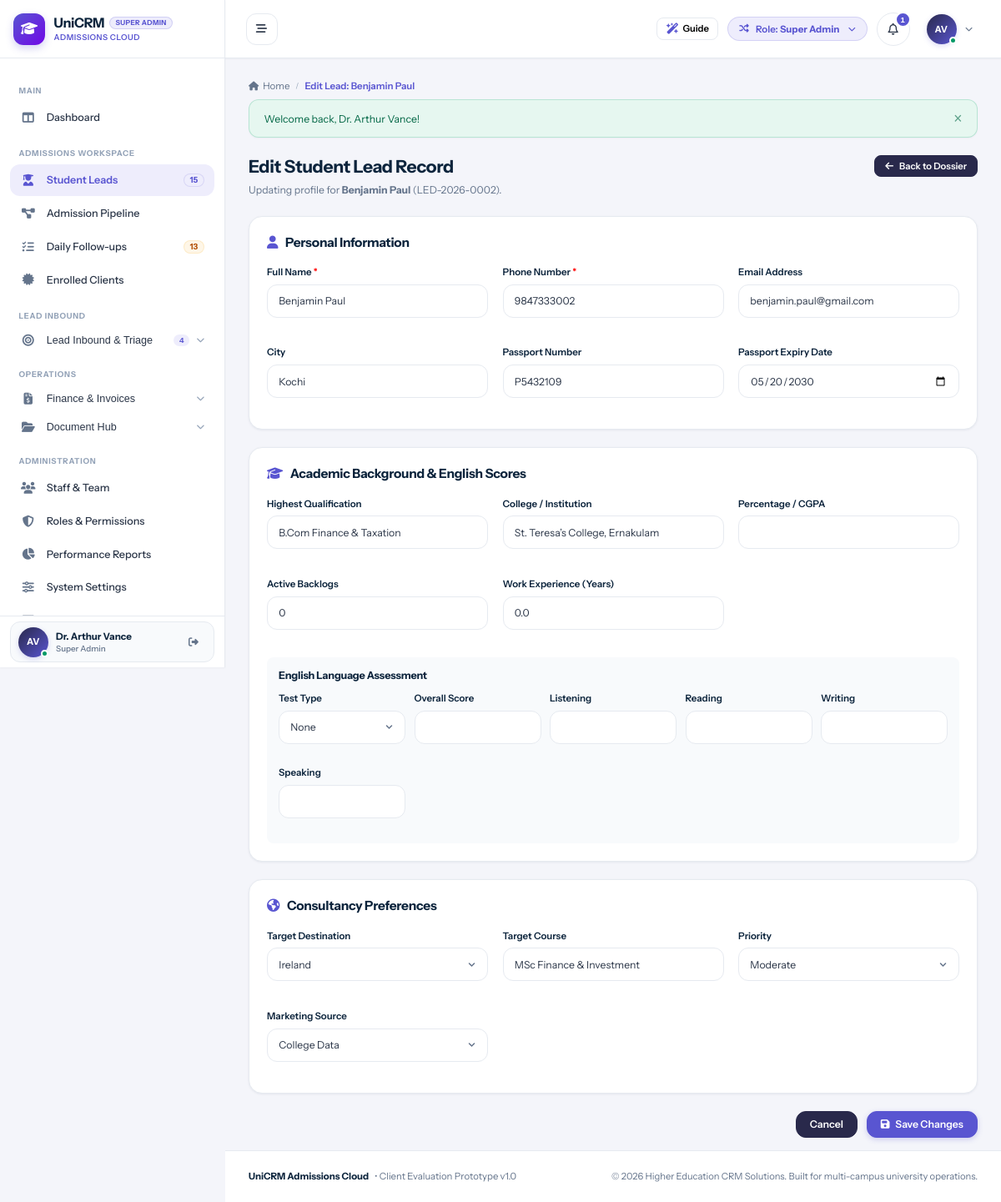
Screenshot of /leads/edit.php?id=2 (signed in) with the database file from the repository.
### tables this page shows
CREATE TABLE `users` (
  `id` int(11) NOT NULL AUTO_INCREMENT,
  `branch_id` int(11) DEFAULT NULL,
  `role_id` int(11) NOT NULL,
  `manager_id` int(11) DEFAULT NULL,
  `reporting_manager_id` int(11) DEFAULT NULL,
  `name` varchar(150) NOT NULL,
  `email` varchar(150) NOT NULL,
  `password` varchar(255) NOT NULL,
  `phone` varchar(50) DEFAULT NULL,
  `designation` varchar(100) DEFAULT NULL,
  `avatar` varchar(255) DEFAULT NULL,
  `status` enum('Active','Inactive') DEFAULT 'Active',
  `created_at` datetime DEFAULT current_timestamp(),
  `updated_at` datetime DEFAULT NULL ON UPDATE current_timestamp(),
  PRIMARY KEY (`id`),
  UNIQUE KEY `email` (`email`),
  KEY `idx_branch` (`branch_id`),
  KEY `idx_role` (`role_id`),
  KEY `idx_manager` (`manager_id`)
);

CREATE TABLE `roles` (
  `id` int(11) NOT NULL AUTO_INCREMENT,
  `name` varchar(50) NOT NULL,
  `label` varchar(100) NOT NULL,
  `description` text DEFAULT NULL,
  `created_at` datetime DEFAULT current_timestamp(),
  PRIMARY KEY (`id`),
  UNIQUE KEY `name` (`name`)
);

CREATE TABLE `leads` (
  `id` int(11) NOT NULL AUTO_INCREMENT,
  `lead_code` varchar(30) NOT NULL,
  `full_name` varchar(150) NOT NULL,
  `phone` varchar(50) DEFAULT NULL,
  `mobile_number` varchar(50) NOT NULL,
  `phone_normalized` varchar(20) NOT NULL,
  `alternate_phone` varchar(50) DEFAULT NULL,
  `dob` date DEFAULT NULL,
  `gender` enum('Male','Female','Other') DEFAULT 'Other',
  `email` varchar(150) DEFAULT NULL,
  `permanent_address` text DEFAULT NULL,
  `city` varchar(100) DEFAULT NULL,
  `state` varchar(100) DEFAULT NULL,
  `country` varchar(100) DEFAULT 'India',
  `branch_id` int(11) NOT NULL,
  `assigned_counselor_id` int(11) DEFAULT NULL,
  `highest_qualification` varchar(100) DEFAULT NULL,
  `passing_college` varchar(200) DEFAULT NULL,
  `college_name` varchar(200) DEFAULT NULL,
  `passout_year` int(11) DEFAULT NULL,
  `year_of_passing` int(11) DEFAULT NULL,
  `percentage` decimal(5,2) DEFAULT NULL,
  `backlogs_count` int(11) DEFAULT 0,
  `has_passport` enum('Yes','No','Applied') DEFAULT 'No',
  `passport_number` varchar(50) DEFAULT NULL,
  `passport_expiry` date DEFAULT NULL,
  `pan_number` varchar(30) DEFAULT NULL,
  `has_ielts` enum('Yes','No','Awaiting Result','Not Attempted') DEFAULT 'No',
  `has_pte` enum('Yes','No','Awaiting Result','Not Attempted') DEFAULT 'No',
  `has_toefl` enum('Yes','No','Awaiting Result','Not Attempted') DEFAULT 'No',
  `english_test` varchar(50) DEFAULT 'None',
  `english_score` varchar(50) DEFAULT NULL,
  `score_listening` decimal(4,1) DEFAULT NULL,
  `score_reading` decimal(4,1) DEFAULT NULL,
  `score_writing` decimal(4,1) DEFAULT NULL,
  `score_speaking` decimal(4,1) DEFAULT NULL,
  `work_experience_years` decimal(4,1) DEFAULT 0.0,
  `notes` text DEFAULT NULL,
  `ielts_overall` decimal(3,1) DEFAULT NULL,
  `ielts_listening` decimal(3,1) DEFAULT NULL,
  `ielts_reading` decimal(3,1) DEFAULT NULL,
  `ielts_writing` decimal(3,1) DEFAULT NULL,
  `ielts_speaking` decimal(3,1) DEFAULT NULL,
  `pte_overall` int(11) DEFAULT NULL,
  `pte_listening` int(11) DEFAULT NULL,
  `pte_reading` int(11) DEFAULT NULL,
  `pte_writing` int(11) DEFAULT NULL,
  `pte_speaking` int(11) DEFAULT NULL,
  `target_country` varchar(100) DEFAULT NULL,
  `preferred_country` varchar(100) DEFAULT NULL,
  `target_university` varchar(200) DEFAULT NULL,
  `target_course` varchar(200) DEFAULT NULL,
  `preferred_course` varchar(200) DEFAULT NULL,
  `target_intake_id` int(11) DEFAULT NULL,
  `target_intake_text` varchar(100) DEFAULT NULL,
  `intake_year` int(11) DEFAULT 2026,
  `intake_term` varchar(50) DEFAULT 'September',
  `prospectivity` enum('High','Moderate','Low') DEFAULT 'Moderate',
  `priority` enum('High','Moderate','Low') DEFAULT 'Moderate',
  `enquiry_type` enum('WALK IN','TELE','TELE-WALK IN') DEFAULT 'TELE',
  `lead_source` varchar(100) DEFAULT 'Direct Inquiry',
  `source` varchar(100) DEFAULT 'Direct Inquiry',
  `stage_id` int(11) NOT NULL DEFAULT 1,
  `stage` varchar(50) DEFAULT 'ENQUIRY',
  `secondary_status` enum('Active','On Hold','Rejected','Lost') DEFAULT 'Active',
  `is_customer` tinyint(1) DEFAULT 0,
  `customer_code` varchar(30) DEFAULT NULL,
  `converted_to_customer_at` datetime DEFAULT NULL,
  `invoiced_total` decimal(12,2) DEFAULT 0.00,
  `paid_total` decimal(12,2) DEFAULT 0.00,
  `balance_total` decimal(12,2) DEFAULT 0.00,
  `college_data_id` int(11) DEFAULT NULL,
  `web_lead_id` int(11) DEFAULT NULL,
  `last_followup_at` datetime DEFAULT NULL,
  `next_followup_date` date DEFAULT NULL,
  `followup_count` int(11) DEFAULT 0,
  `last_followup_date` date DEFAULT NULL,
  `assigned_at` datetime DEFAULT current_timestamp(),
  `first_followup_logged` tinyint(1) DEFAULT 0,
  `is_archived` tinyint(1) DEFAULT 0,
  `archived_at` datetime DEFAULT NULL,
  `archived_by` int(11) DEFAULT NULL,
  `archive_reason` varchar(255) DEFAULT NULL,
  `archived_reason` varchar(255) DEFAULT NULL,
  `created_by` int(11) DEFAULT NULL,
  `created_at` datetime DEFAULT current_timestamp(),
  `updated_at` datetime DEFAULT NULL ON UPDATE current_timestamp(),
  PRIMARY KEY (`id`),
  UNIQUE KEY `lead_code` (`lead_code`),
  KEY `idx_phone` (`phone_normalized`),
  KEY `idx_branch` (`branch_id`),
  KEY `idx_counselor` (`assigned_counselor_id`),
  KEY `idx_stage` (`stage_id`),
  KEY `idx_customer` (`is_customer`),
  KEY `idx_archived` (`is_archived`),
  KEY `idx_next_fu` (`next_followup_date`)
);

### leads/edit.php (the view, shortened to what the rows shown need)
<?php
require_once __DIR__ . '/../config/database.php';
require_once __DIR__ . '/../config/helpers.php';
require_once __DIR__ . '/../includes/auth.php';
require_login();
$leadId = isset($_GET['id']) ? (int)$_GET['id'] : 0;
$stmt = $pdo->prepare("SELECT * FROM leads WHERE id = ? LIMIT 1");
$stmt->execute([$leadId]);
$lead = $stmt->fetch();
include __DIR__ . '/../includes/header.php';
?>
<div class="page-header" style="display:flex; justify-content:space-between; align-items:flex-start; margin-bottom:1.5rem; flex-wrap:wrap; gap:1rem;">
  <div>
    <h1 style="font-size:1.5rem; font-weight:700; color:var(--text-heading); margin:0 0 0.35rem 0;">Edit Student Lead Record</h1>
    <p style="font-size:0.875rem; color:var(--text-muted); margin:0;">
      Updating profile for <strong><?= htmlspecialchars($lead['full_name']) ?></strong> (<?= htmlspecialchars($lead['lead_code']) ?>).
    </p>
  </div>
</div>
<form method="POST" action="<?= base_url('leads/edit.php?id=' . $lead['id']) ?>">
  <div class="card" style="margin-bottom:1.5rem; padding:1.5rem;">
    <div style="display:grid; grid-template-columns:repeat(auto-fit, minmax(240px, 1fr)); gap:1.25rem;">
      <div class="form-group">
        <label class="form-label">Full Name <span style="color:red;">*</span></label>
        <input type="text" name="full_name" class="form-control" value="<?= htmlspecialchars($lead['full_name']) ?>" required>
      </div>
      <div class="form-group">
        <label class="form-label">Phone Number <span style="color:red;">*</span></label>
        <input type="text" name="phone" class="form-control" value="<?= htmlspecialchars($lead['phone']) ?>" required>
      </div>
      <div class="form-group">
        <label class="form-label">Email Address</label>
        <input type="email" name="email" class="form-control" value="<?= htmlspecialchars($lead['email'] ?? '') ?>">
      </div>
      <div class="form-group">
        <label class="form-label">City</label>
        <input type="text" name="city" class="form-control" value="<?= htmlspecialchars($lead['city'] ?? '') ?>">
      </div>
      <div class="form-group">
        <label class="form-label">Passport Number</label>
        <input type="text" name="passport_number" class="form-control" value="<?= htmlspecialchars($lead['passport_number'] ?? '') ?>">
      </div>
      <div class="form-group">
        <label class="form-label">Passport Expiry Date</label>
        <input type="date" name="passport_expiry" class="form-control" value="<?= htmlspecialchars($lead['passport_expiry'] ?? '') ?>">
      </div>
    </div>
  </div>
  <div class="card" style="margin-bottom:1.5rem; padding:1.5rem;">
    <div style="display:grid; grid-template-columns:repeat(auto-fit, minmax(240px, 1fr)); gap:1.25rem; margin-bottom:1.25rem;">
      <div class="form-group">
        <label class="form-label">Highest Qualification</label>
        <input type="text" name="highest_qualification" class="form-control" value="<?= htmlspecialchars($lead['highest_qualification'] ?? '') ?>">
      </div>
      <div class="form-group">
        <label class="form-label">College / Institution</label>
        <input type="text" name="college_name" class="form-control" value="<?= htmlspecialchars($lead['college_name'] ?? '') ?>">
      </div>
      <div class="form-group">
        <label class="form-label">Active Backlogs</label>
        <input type="number" name="backlogs_count" class="form-control" value="<?= (int)($lead['backlogs_count'] ?? 0) ?>">
      </div>
      <div class="form-group">
        <label class="form-label">Work Experience (Years)</label>
        <input type="number" step="0.5" name="work_experience_years" class="form-control" value="<?= htmlspecialchars($lead['work_experience_years'] ?? '0') ?>">
      </div>
    </div>
    <div style="background:var(--bg-subtle); border-radius:8px; padding:1rem;">
      <div style="display:grid; grid-template-columns:repeat(auto-fit, minmax(130px, 1fr)); gap:0.75rem;">
        <div class="form-group">
          <label class="form-label">Test Type</label>
          <select name="english_test" class="form-control">
            <option value="None" <?= $lead['english_test'] === 'None' ? 'selected' : '' ?>>None</option>
          </select>
        </div>
      </div>
    </div>
  </div>
  <div class="card" style="margin-bottom:1.5rem; padding:1.5rem;">
    <div style="display:grid; grid-template-columns:repeat(auto-fit, minmax(240px, 1fr)); gap:1.25rem;">
      <div class="form-group">
        <label class="form-label">Target Destination</label>
        <select name="preferred_country" class="form-control">
          <?php foreach (['United Kingdom', 'Canada', 'Australia', 'United States', 'Ireland', 'Germany', 'New Zealand', 'Dubai'] as $c): ?>
            <option value="<?= $c ?>" <?= $lead['preferred_country'] === $c ? 'selected' : '' ?>><?= $c ?></option>
          <?php endforeach; ?>
        </select>
      </div>
      <div class="form-group">
        <label class="form-label">Target Course</label>
        <input type="text" name="preferred_course" class="form-control" value="<?= htmlspecialchars($lead['preferred_course'] ?? '') ?>">
      </div>
      <div class="form-group">
        <label class="form-label">Priority</label>
        <select name="priority" class="form-control">
          <option value="Moderate" <?= $lead['priority'] === 'Moderate' ? 'selected' : '' ?>>Moderate</option>
        </select>
      </div>
    </div>
  </div>
</form>
<?php include __DIR__ . '/../includes/footer.php'; ?>

### includes/header.php (shortened to what the rows shown need)
<?php
require_once __DIR__ . '/auth.php';
$currentUser = current_user();
$unreadNotifCount = $currentUser ? get_unread_notifications_count($currentUser['id']) : 0;
?>
<!DOCTYPE html>
<html lang="en">
<head>
  <link rel="stylesheet" href="https://cdnjs.cloudflare.com/ajax/libs/font-awesome/6.5.1/css/all.min.css">
  <link rel="stylesheet" href="<?= base_url('assets/css/style.css') ?>">
</head>
<body>
<div id="app-layout">
  <?php include __DIR__ . '/sidebar.php'; ?>
  <div id="main-wrapper">
    <header id="top-navbar">
      <div class="navbar-right">
        <div class="role-switcher-dropdown" style="position: relative;">
          <button type="button" class="role-switcher-btn" id="role-switcher-btn" title="Simulate different role permissions">
            <span>Role: <strong><?= htmlspecialchars($currentUser['role_label'] ?? 'Guest') ?></strong></span>
          </button>
        </div>
        <div style="position: relative;">
          <button type="button" class="notification-bell-btn" id="notif-bell-btn" title="Notifications">
            <i class="fa-regular fa-bell"></i>
            <?php if ($unreadNotifCount > 0): ?>
              <span class="notification-counter"><?= $unreadNotifCount ?></span>
            <?php endif; ?>
          </button>
        </div>
        <div style="position: relative;">
          <button type="button" class="profile-dropdown-btn" id="user-profile-btn">
            <div class="user-avatar-sm online">
              <?= user_initials($currentUser['name'] ?? 'U') ?>
            </div>
            <i class="fa-solid fa-chevron-down" style="font-size:0.65rem; color:var(--text-muted);"></i>
          </button>
        </div>
      </div>
    </header>
    <main class="content-area">

### includes/sidebar.php (shortened to what the rows shown need)
<?php
$currentUser = current_user();
?>
<aside id="sidebar">
<?php
$rawRoleLabel = $currentUser['role_label'] ?? 'Staff';
$headerRoleBadge = $rawRoleLabel;
?>
  <div class="sidebar-header" id="sidebar-brand-header">
    <a href="<?= base_url('dashboard/index.php') ?>" class="brand-wrapper">
      <div class="brand-text">
        <div class="brand-title-row">
          <h1 class="brand-title">UniCRM</h1>
          <span class="sidebar-role-badge sidebar-demo-badge" title="<?= htmlspecialchars($rawRoleLabel) ?>"><?= htmlspecialchars($headerRoleBadge) ?></span>
        </div>
      </div>
    </a>
  </div>
  <div class="sidebar-user">
    <div class="sidebar-user-card">
      <div class="user-snippet">
        <div class="user-avatar-sm online" title="<?= htmlspecialchars($currentUser['name'] ?? 'User') ?>">
          <?= user_initials($currentUser['name'] ?? 'U') ?>
        </div>
        <div class="user-info">
          <span class="user-name" title="<?= htmlspecialchars($currentUser['name'] ?? 'User') ?>"><?= htmlspecialchars($currentUser['name'] ?? 'User') ?></span>
          <span class="user-role"><?= htmlspecialchars($currentUser['role_label'] ?? 'Staff') ?></span>
        </div>
      </div>
    </div>
  </div>
</aside>

### rows the page displays
users: role.label "SUPER ADMIN", name "AV", name "Dr. Arthur Vance", role.label "Super Admin", id "1"
leads: full_name "Benjamin Paul", lead_code "LED-2026-0002", phone "9847333002", email "benjamin.paul@gmail.com", city "Kochi", passport_number "P5432109", passport_expiry "05/20/2030", highest_qualification "B.Com Finance & Taxation", college_name "St. Teresa’s College, Ernakulam", backlogs_count "0", work_experience_years "0.0", english_test "None", preferred_country "Ireland", preferred_course "MSc Finance & Investment", priority "Moderate"

### other values shown
$sidebarActiveLeadsCount "15"
$sidebarTotalTasks "13"
$sidebarWebLeadsCount "4"
$pageTitle "Edit Lead: Benjamin Paul"
$flash['message'] "Welcome back, Dr. Arthur Vance!"
form field source "College Data"
